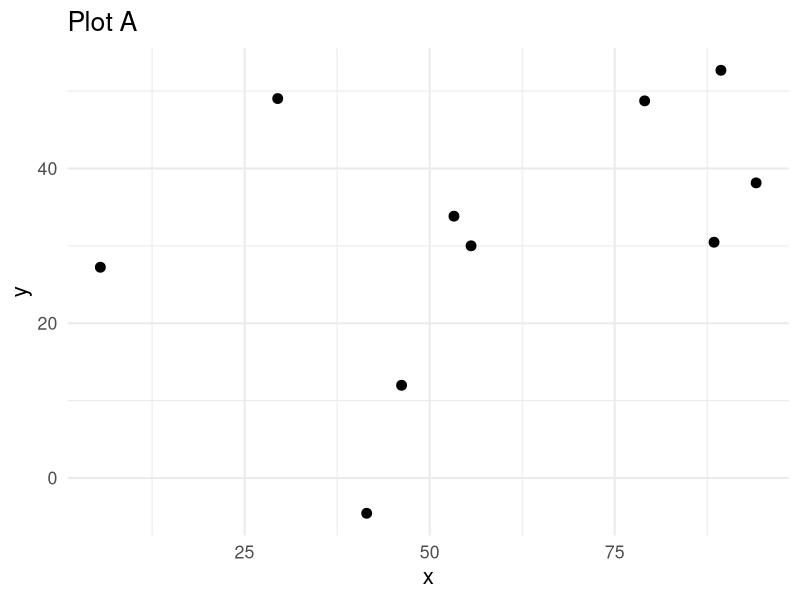
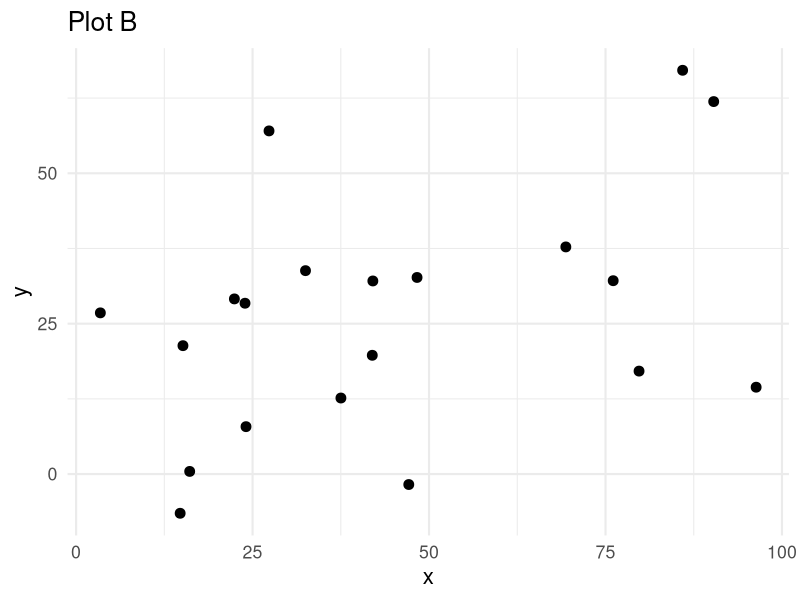
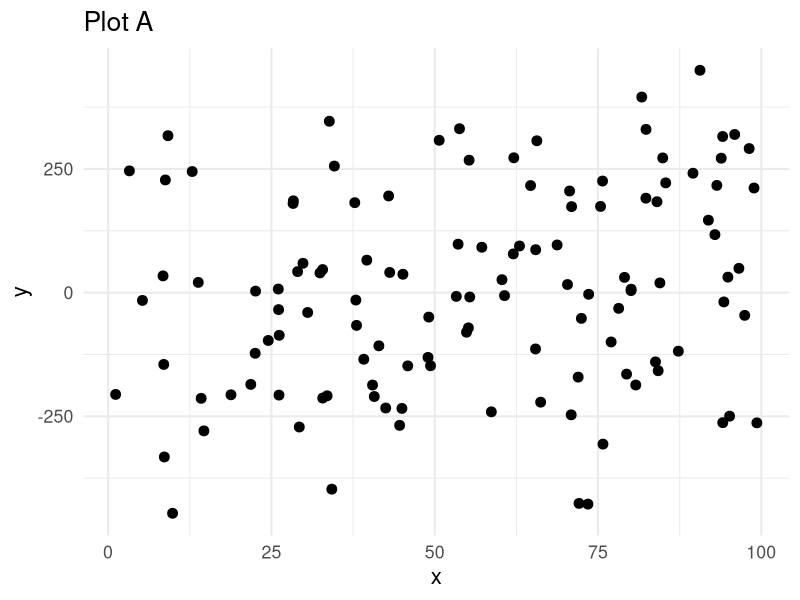
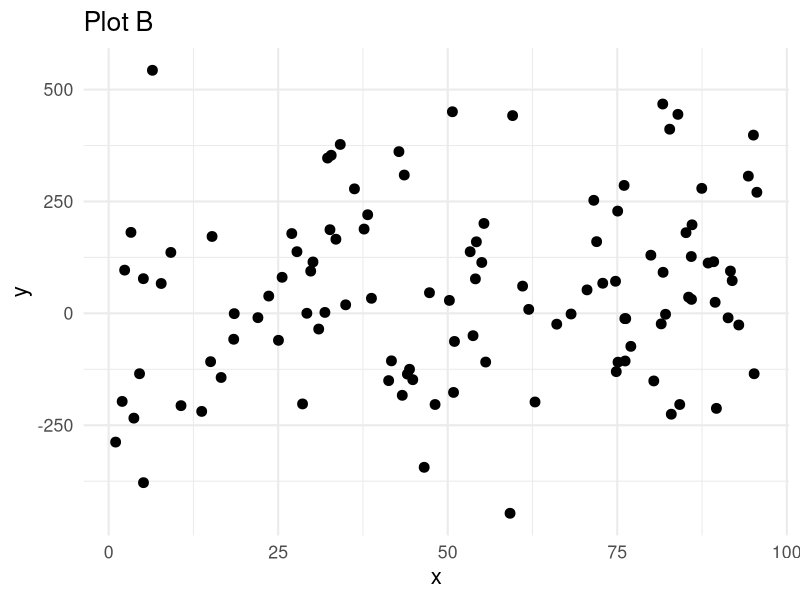
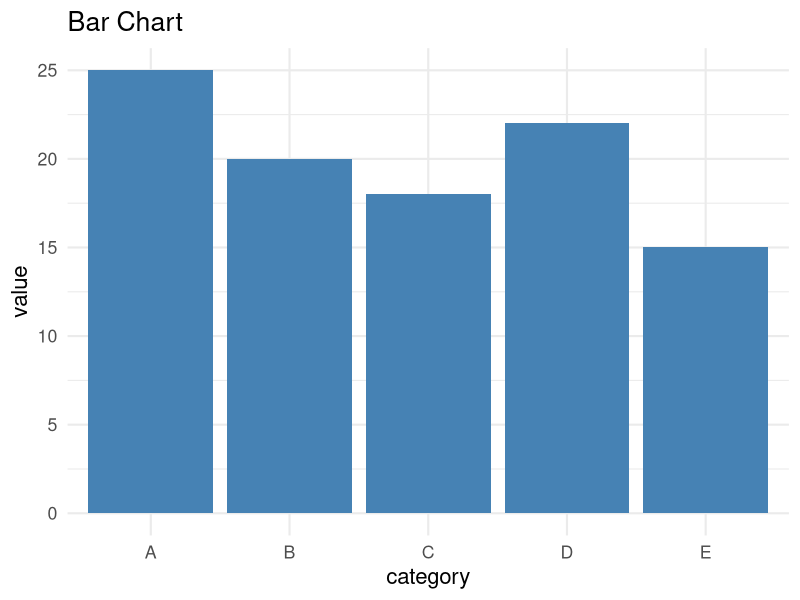
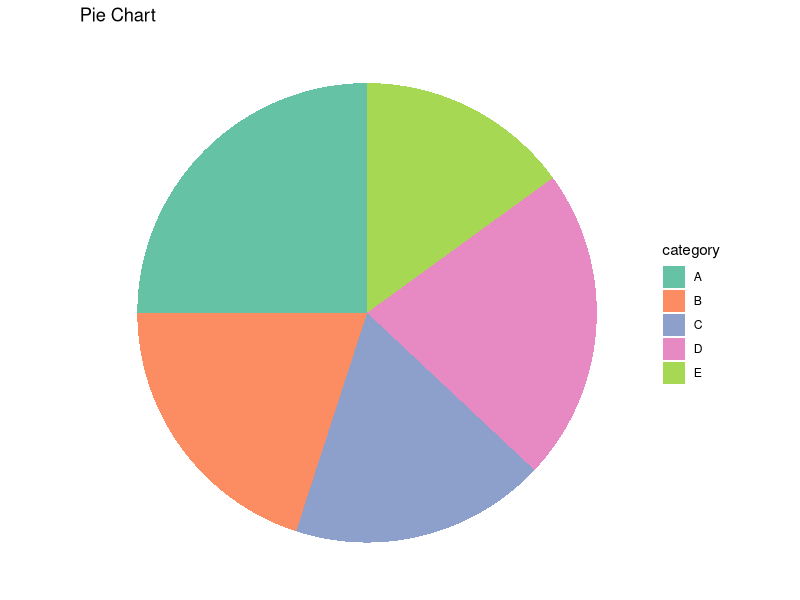
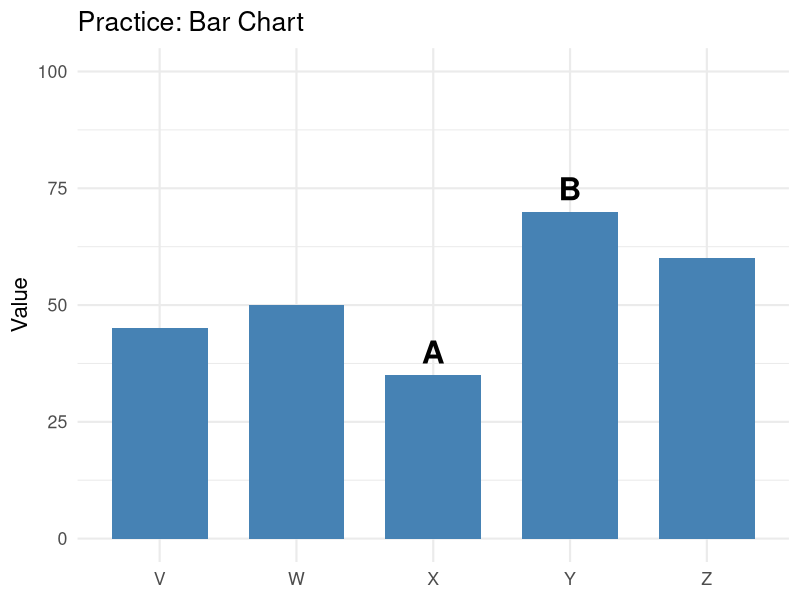
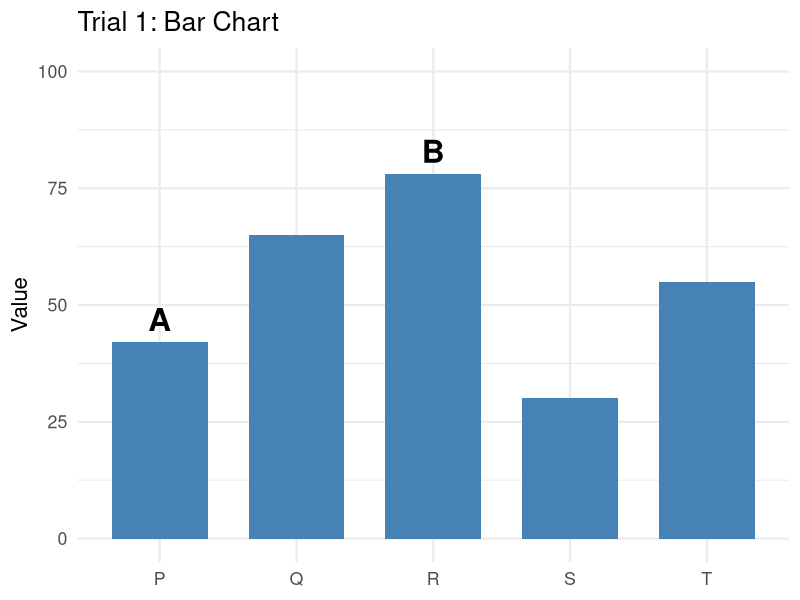

The R source for these figures, in order:
## ---- chunk 1
#| label: setup
#| message: false
# load packages
library(tidyverse)

# set theme for ggplot2
ggplot2::theme_set(ggplot2::theme_minimal(base_size = 16))

# set figure parameters for knitr
knitr::opts_chunk$set(
  fig.width = 7, # 7" width
  fig.asp = 0.618, # the golden ratio
  fig.retina = 3, # dpi multiplier for displaying HTML output on retina
  fig.align = "center", # center align figures
  dpi = 300 # higher dpi, sharper image
)
## ---- chunk 2
#| label: question-1
#| echo: false
#| layout-ncol: 2
set.seed(123)

n1 <- 10
x <- runif(n1, 1, 100)
y <- 0.5 * x + rnorm(n1, mean = 0, sd = 20)
df <- tibble(x = x, y = y)
ggplot(df, aes(x = x, y = y)) +
  geom_point(size = 3) +
  labs(title = "Plot A")

n2 <- 20
x <- runif(n2, 1, 100)
y <- 0.5 * x + rnorm(n2, mean = 0, sd = 20)
df <- tibble(x = x, y = y)
ggplot(df, aes(x = x, y = y)) +
  geom_point(size = 3) +
  labs(title = "Plot B")
## ---- chunk 3
#| label: question-2
#| echo: false
#| layout-ncol: 2
set.seed(456)

n3 <- 120
x <- runif(n3, 1, 100)
y <- 0.5 * x + rnorm(n3, mean = 0, sd = 200)
df <- tibble(x = x, y = y)
ggplot(df, aes(x = x, y = y)) +
  geom_point(size = 3) +
  labs(title = "Plot A")

n4 <- 110
x <- runif(n4, 1, 100)
y <- 0.5 * x + rnorm(n4, mean = 0, sd = 200)
df <- tibble(x = x, y = y)
ggplot(df, aes(x = x, y = y)) +
  geom_point(size = 3) +
  labs(title = "Plot B")
## ---- chunk 4
#| ref-label: question-1
#| fig-show: hide
## ---- chunk 5
#| ref-label: question-2
#| fig-show: hide
## ---- chunk 6
#| echo: false
#| fig-height: 4
df <- tibble(
  category = LETTERS[1:5],
  value = c(25, 20, 18, 22, 15)
)

ggplot(df, aes(x = category, y = value)) +
  geom_col(fill = "steelblue") +
  labs(title = "Bar Chart")
## ---- chunk 7
#| echo: false
#| fig-height: 4
ggplot(df, aes(x = "", y = value, fill = category)) +
  geom_col(width = 1) +
  coord_polar(theta = "y") +
  theme_void() +
  labs(title = "Pie Chart") +
  scale_fill_brewer(palette = "Set2")
## ---- chunk 8
#| echo: false
#| fig-height: 5
practice_bar <- tibble(
  label = c("A", "B", "", "", ""),
  category = c("X", "Y", "W", "V", "Z"),
  value = c(35, 70, 50, 45, 60)
)

ggplot(practice_bar, aes(x = category, y = value)) +
  geom_col(fill = "steelblue", width = 0.7) +
  geom_text(aes(label = label), vjust = -0.5, size = 8, fontface = "bold") +
  labs(title = "Practice: Bar Chart", y = "Value", x = NULL) +
  ylim(0, 100)
## ---- chunk 9
#| echo: false
#| fig-height: 5
set.seed(123)
trial1 <- tibble(
  label = c("A", "", "B", "", ""),
  category = c("P", "Q", "R", "S", "T"),
  value = c(42, 65, 78, 30, 55)
)

ggplot(trial1, aes(x = category, y = value)) +
  geom_col(fill = "steelblue", width = 0.7) +
  geom_text(aes(label = label), vjust = -0.5, size = 8, fontface = "bold") +
  labs(title = "Trial 1: Bar Chart", y = "Value", x = NULL) +
  ylim(0, 100)
## ---- chunk 10
#| echo: false
#| fig-height: 5
trial2 <- tibble(
  label = c("", "A", "", "B", ""),
  category = c("P", "Q", "R", "S", "T"),
  value = c(45, 28, 70, 85, 50)
)

ggplot(trial2, aes(x = category, y = value)) +
  geom_col(fill = "steelblue", width = 0.7) +
  geom_text(aes(label = label), vjust = -0.5, size = 8, fontface = "bold") +
  labs(title = "Trial 2: Bar Chart", y = "Value", x = NULL) +
  ylim(0, 100)
## ---- chunk 11
#| echo: false
#| fig-height: 5
trial3_pie <- tibble(
  label = c("A", "", "B", "", ""),
  category = c("1", "2", "3", "4", "5"),
  value = c(18, 25, 30, 15, 12)
)

ggplot(trial3_pie, aes(x = "", y = value, fill = category)) +
  geom_col(width = 1, color = "white") +
  coord_polar(theta = "y") +
  geom_text(aes(label = label),
            position = position_stack(vjust = 0.5),
            size = 8, fontface = "bold", color = "white") +
  theme_void() +
  labs(title = "Trial 3: Pie Chart") +
  scale_fill_brewer(palette = "Set2") +
  theme(legend.position = "none")
## ---- chunk 12
#| echo: false
#| fig-height: 5
trial4_pie <- tibble(
  label = c("", "A", "", "B", ""),
  category = c("1", "2", "3", "4", "5"),
  value = c(20, 12, 28, 25, 15)
)

ggplot(trial4_pie, aes(x = "", y = value, fill = category)) +
  geom_col(width = 1, color = "white") +
  coord_polar(theta = "y") +
  geom_text(aes(label = label),
            position = position_stack(vjust = 0.5),
            size = 8, fontface = "bold", color = "white") +
  theme_void() +
  labs(title = "Trial 4: Pie Chart") +
  scale_fill_brewer(palette = "Set2") +
  theme(legend.position = "none")
## ---- chunk 13
#| echo: false
#| fig-height: 5
trial5_bubble <- tibble(
  x = c(2, 5, 3, 6, 4),
  y = c(3, 4, 5, 2, 4),
  size = c(sqrt(35), sqrt(20), sqrt(50), sqrt(28), sqrt(42)),
  label = c("A", "", "", "B", "")
)

ggplot(trial5_bubble, aes(x = x, y = y, size = size)) +
  geom_point(color = "steelblue", alpha = 0.7) +
  geom_text(aes(label = label), size = 8, fontface = "bold", vjust = -1.5) +
  scale_size_identity() +
  theme_minimal() +
  labs(title = "Trial 5: Bubble Chart") +
  theme(
    axis.text = element_blank(),
    axis.title = element_blank(),
    panel.grid = element_blank()
  ) +
  coord_fixed(xlim = c(0, 8), ylim = c(0, 7))
## ---- chunk 14
#| echo: false
#| fig-height: 5
trial6_bubble <- tibble(
  x = c(2, 5, 3, 6, 4),
  y = c(3, 4, 5, 2, 4),
  size = c(sqrt(40), sqrt(65), sqrt(25), sqrt(55), sqrt(45)),
  label = c("", "A", "B", "", "")
)

ggplot(trial6_bubble, aes(x = x, y = y, size = size)) +
  geom_point(color = "steelblue", alpha = 0.7) +
  geom_text(aes(label = label), size = 8, fontface = "bold", vjust = -1.5) +
  scale_size_identity() +
  theme_minimal() +
  labs(title = "Trial 6: Bubble Chart") +
  theme(
    axis.text = element_blank(),
    axis.title = element_blank(),
    panel.grid = element_blank()
  ) +
  coord_fixed(xlim = c(0, 8), ylim = c(0, 7))
## ---- chunk 15
#| echo: false
#| fig-height: 5
df <- tibble(
  category = c("A", "B", "C", "D", "E"),
  value = c(23, 17, 12, 28, 20)
)

ggplot(df, aes(x = value, y = fct_reorder(category, value))) +
  geom_segment(aes(x = 0, xend = value, yend = category), color = "gray70") +
  geom_point(size = 4) +
  labs(
    x = "Value",
    y = NULL,
    title = "Dot Chart"
  ) +
  theme(panel.grid.major.y = element_blank())
